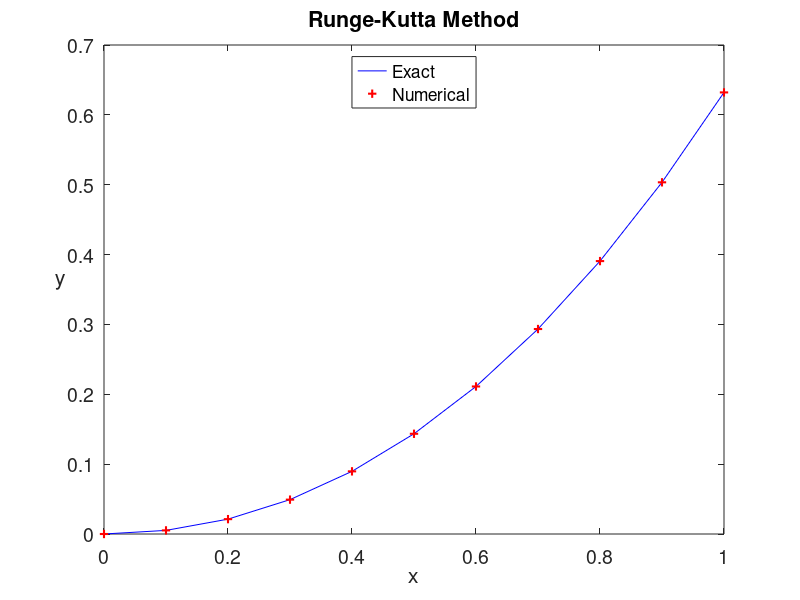

MATLAB code for this plot:
% RungeKutta.m
% Runge-Kutta method for the ODE model
% u'=t^2+t-u,  t \in [0,1]
% Initial condition : u(0)=0
% Exact : u(t)=-exp(-t)+t^2-t+1.
clear all
h=0.1;
x=0:h:1;                     % function interval
n=length(x)-1;
u(1)=0;                      % initial value
fun=@(t,u) t.^2+t-u;         % RHS
for i=1:n
    k1=fun(x(i),u(i));
    k2=fun(x(i)+h./2,u(i)+h.*k1/2);
    k3=fun(x(i)+h./2,u(i)+h.*k2/2);
    k4=fun(x(i)+h,u(i)+h.*k3);
    u(i+1)=u(i)+h.*(k1+2.*k2+2.*k3+k4)./6;
end
ue=-exp(-x)+x.^2-x+1;        % exact solution
plot(x,ue,'b-',x,u,'r+','LineWidth',1.5)
xlabel('x','fontsize', 16), ylabel('y','fontsize',16,'Rotation',0)
legend('Exact','Numerical','location','North')
title('Runge-Kutta Method','fontsize',14)
set(gca,'fontsize',14)
